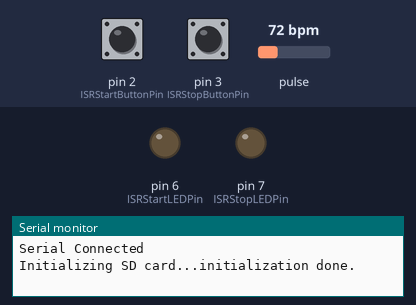
This sketch was run on a simulated Arduino Uno, built with avr-gcc and run on an emulated ATmega328P. Parts: output pins drawn as LEDs (lit = HIGH), the last lines printed to the serial monitor. Inputs (shaded band) come from the test bench; at power-on: pin 3 (ISRStopButtonPin) HIGH, pin 2 (ISRStartButtonPin) HIGH, pulse 72 bpm. The local clock reads 2024-03-15 10:24:30 at power-on unless the sketch sets it; storage starts empty.

Above: at 4.2 s.
4.3 s: pin 3 (ISRStopButtonPin) pulled LOW for 0.15 s
At 4.7 s:
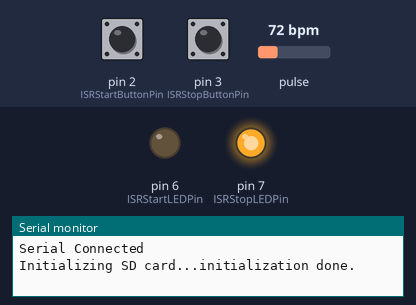
5.9 s: pin 2 (ISRStartButtonPin) pulled LOW for 0.15 s
At 7.1 s:
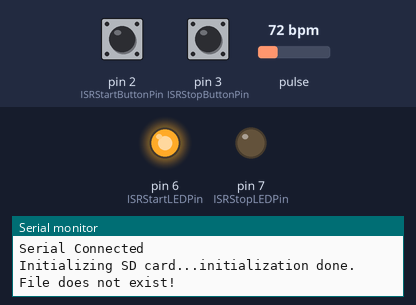
10.0 s: pin 3 (ISRStopButtonPin) pulled LOW for 1 s
At 11.4 s:
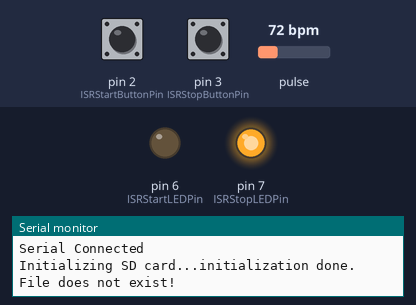
12.5 s: pin 2 (ISRStartButtonPin) pulled LOW for 3.2 s
At 13.3 s:
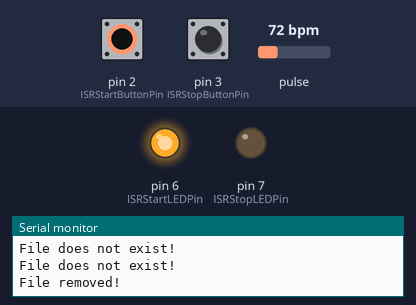
Timing chart, 0 to 15.5 s (numbered marks = the images above; inputs shaded):
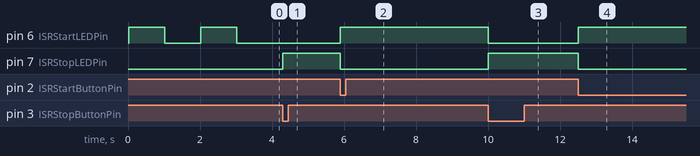

Measured:
- after the input at 4.3 s, pin 7 (ISRStopLEDPin): LOW → HIGH at once
- after the input at 5.9 s, pin 6 (ISRStartLEDPin): LOW → HIGH at once; pin 7 (ISRStopLEDPin): HIGH → LOW at once
- after the input at 10.0 s, pin 6 (ISRStartLEDPin): HIGH → LOW at once; pin 7 (ISRStopLEDPin): LOW → HIGH at once
- after the input at 12.5 s, pin 6 (ISRStartLEDPin): LOW → HIGH at once; pin 7 (ISRStopLEDPin): HIGH → LOW at once

The sketch:

sleep_Apnea_Data_Acquisition.ino
```cpp
#include <Wire.h>
#include "MAX30105.h"
#include <SPI.h>
#include <SdFat.h>
#include <ds3231.h>
#include <avr/sleep.h>


const int chipSelect = 8; //chip select pin for SD card SPI
//below are the timers so that we check and collect data from sensors in certain intervals
//depending on the desired sampling rate.
const unsigned long accelTime = 1000UL * 1000UL / 500UL;
const unsigned long ppgTime = 1000UL * 1000UL / 55UL;
const unsigned long ecgTime = 1000UL * 1000UL / 500UL;
const unsigned long tempTime = 1000UL * 1000UL / 1UL;


SdFat sd; //SdFat instance
SdFile myFile; //file initialization
MAX30105 particleSensor1; //initializing chest and wrist ppgs


struct datastore {
  //struct to store all sensor data before writing them to SD and sending them with bluetooth
  float ppgIR;
  float ppgRED;
};

//time stamps to track when the last sampling of the sensors happened
unsigned long ppgTimeStamp;


//longest file name we can give so that we can change it without errors when name it with the help of RTC
char fileName[] = "10-10-1900-24-00-00.txt";
struct ts t;

//flags we set in interrupts
bool createFileFlag = false;
bool startRecFlag = false;
bool pauseRecFlag = false;
bool stopRecFlag = false;
bool sendBLEFlag = false;
bool powerDownFlag = false;
bool setTimersFlag = false;
bool ecgInterruptFlag = true;

//button debouncing for interrupts
unsigned long start_button_time = 0;
unsigned long start_last_button_time = 0;
unsigned long pause_button_time = 0;
unsigned long pause_last_button_time = 0;
unsigned long stop_button_time = 0;
unsigned long stop_last_button_time = 0;
unsigned long power_button_time = 0;
unsigned long power_last_button_time = 0;

const int ISRStartButtonPin = 2;
const int ISRStopButtonPin = 3;
const int ISRStartLEDPin = 6;
const int ISRStopLEDPin = 7;

bool writeToSD = false;
bool sd_Error = false;

void setup(void) {


  pinMode(ISRStartButtonPin, INPUT_PULLUP);
  pinMode(ISRStopButtonPin, INPUT_PULLUP);
  pinMode(ISRStartLEDPin, OUTPUT);
  pinMode(ISRStopLEDPin, OUTPUT);


  attachInterrupt(digitalPinToInterrupt(ISRStartButtonPin), button_ISR_start, LOW);
  attachInterrupt(digitalPinToInterrupt(ISRStopButtonPin), button_ISR_stop, LOW);


  Wire.begin();
  Wire.setClock(400000);

  Serial.begin(115200); //Serial baud rate is also the baud rate for the Bluetooth
  while (!Serial) {
    ; // wait for serial port to connect. Needed for native USB port only
  }
  Serial.println("Serial Connected");
  DS3231_init(DS3231_CONTROL_INTCN);

  Serial.print("Initializing SD card...");

  sd_Init();

  Serial.println("initialization done.");


  //Chest PPG initialization
  while (!particleSensor1.begin(Wire, I2C_SPEED_FAST)) //MAX30102 support only up to 400kHz I2C speed
  {
    Serial.println("Chest MAX30105 was not found. Please check wiring/power. ");
    //Signaling the user with LEDs that initialization failed.
    error_LED_on();
    delay(100);
  }
  error_LED_off();

  byte ledBrightness = 0x1F; //Options: 0=Off to 255=50mA
  byte sampleAverage = 4; //Options: 1, 2, 4, 8, 16, 32
  byte ledMode = 2; //Options: 1 = Red only, 2 = Red + IR, 3 = Red + IR + Green
  int sampleRate = 200; //Options: 50, 100, 200, 400, 800, 1000, 1600, 3200
  int pulseWidth = 411; //Options: 69, 118, 215, 411
  int adcRange = 8192; //Options: 2048, 4096, 8192, 16384
  particleSensor1.setup(ledBrightness, sampleAverage, ledMode, sampleRate, pulseWidth, adcRange); //Configure sensor with these settings


  //Signaling the user with LEDs that initialization succeeded.
  digitalWrite(ISRStartLEDPin, HIGH);
  delay(1000);
  digitalWrite(ISRStartLEDPin, LOW);
  delay(1000);
  digitalWrite(ISRStartLEDPin, HIGH);
  delay(1000);
  digitalWrite(ISRStartLEDPin, LOW);
}

void loop() {

  if (startRecFlag) {//if start
    if (createFileFlag) {//if a new file is to be created
      if (myFile) {//if file is open
        myFile.close();//close it before doing anything
      }


      DS3231_get(&t); //get the time from RTC and make it the name of the file
      String tempFileName = String(t.mday) + "-" + String(t.mon) + "-" + String(t.year) + "-" + String(t.hour) + "-" + String(t.min) + "-" + String(t.sec) + ".txt";
      tempFileName.toCharArray(fileName, sizeof(fileName)); //convert string to char array

      if (sd.exists(fileName)) {//if a file with the same name exists
        sd.remove(fileName); //remove the file
        if (sd.exists(fileName)) {//if after removing the file is still there, print "File could not be removed!"
          Serial.println("File could not be removed!");
        } else {//if the file is successfully removed, print "File removed!"
          Serial.println("File removed!");
        }
      } else {//if the file with fileName does not exists in the SD card, print "File does not exist!"
        Serial.println("File does not exist!");
      }

      myFile.open(fileName, O_RDWR | O_CREAT | O_AT_END); //open the file with these settings for faster write speeds
      createFileFlag = false; //set createFileFlag to false to prevent creating a new file unless requested
    }
    if (!pauseRecFlag) {//if not paused
      //read from wrist ppg
      struct datastore myData;

      writeToSD = false;
      particleSensor1.check();
      while (particleSensor1.available()) //check if we have new data
      {
        myData.ppgRED = particleSensor1.getFIFORed(); //get RED ppg data
        myData.ppgIR = particleSensor1.getFIFOIR(); //get IR ppg data
        particleSensor1.nextSample();
        writeToSD = true;
        //Serial.println(myData.ppgIR);
      }
      if (writeToSD) {
        if (myFile && !(!myFile.sync() || myFile.getWriteError())) {//if file is open
          myFile.write((const uint8_t *)&myData, sizeof(myData)); //write to file
          //Serial.write((const uint8_t *)&myData, sizeof(myData)); //send data to bluetooth via serial
        } else {//if file is not open
          //Serial.println("error opening file"); //print error
          error_LED_on();
          sd_Error = true;
          //Serial.println("error opening file"); //print error
          while (sd_Error) {
            if (myFile) {
              myFile.close();
            }
            sd_Init();
          }
          error_LED_off();
          sd_Error = false;
        }
      }
    }

  } else {
    if (stopRecFlag && myFile) {//if both stop record and file is open
      myFile.close(); //close file
    }
    delay(10);
  }
}

void button_ISR_start() {//interrupt with button for starting recording in a new file
  start_button_time = millis();
  ecgInterruptFlag = true;
  if (start_button_time - start_last_button_time > 250) {//button debugging if()
    createFileFlag = true;
    startRecFlag = true;
    pauseRecFlag = false;
    stopRecFlag = false;
    setTimersFlag = true;
    digitalWrite(ISRStartLEDPin, HIGH);
    digitalWrite(ISRStopLEDPin, LOW);
    start_last_button_time = start_button_time;
  }
}


void button_ISR_stop() {//interrupt with button for stopping recording
  stop_button_time = millis();
  ecgInterruptFlag = false;
  if (stop_button_time - stop_last_button_time > 250) {//button debugging if()
    startRecFlag = false;
    pauseRecFlag = false;
    stopRecFlag = true;
    digitalWrite(ISRStartLEDPin, LOW);
    digitalWrite(ISRStopLEDPin, HIGH);
    stop_last_button_time = stop_button_time;
  }
}

void error_LED_on() {
  digitalWrite(ISRStartLEDPin, HIGH);
  digitalWrite(ISRStopLEDPin, HIGH);
}

void error_LED_off() {
  digitalWrite(ISRStartLEDPin, LOW);
  digitalWrite(ISRStopLEDPin, LOW);
}

void sd_Init() {
  while (!sd.begin(chipSelect, SPI_FULL_SPEED)) {//SD initialization
    //Serial.println("SD initialization failed!");
    //Signaling the user with LEDs that initialization failed.
    error_LED_on();
    delay(100);
  }
  error_LED_off();
  sd_Error = false;
}
```
